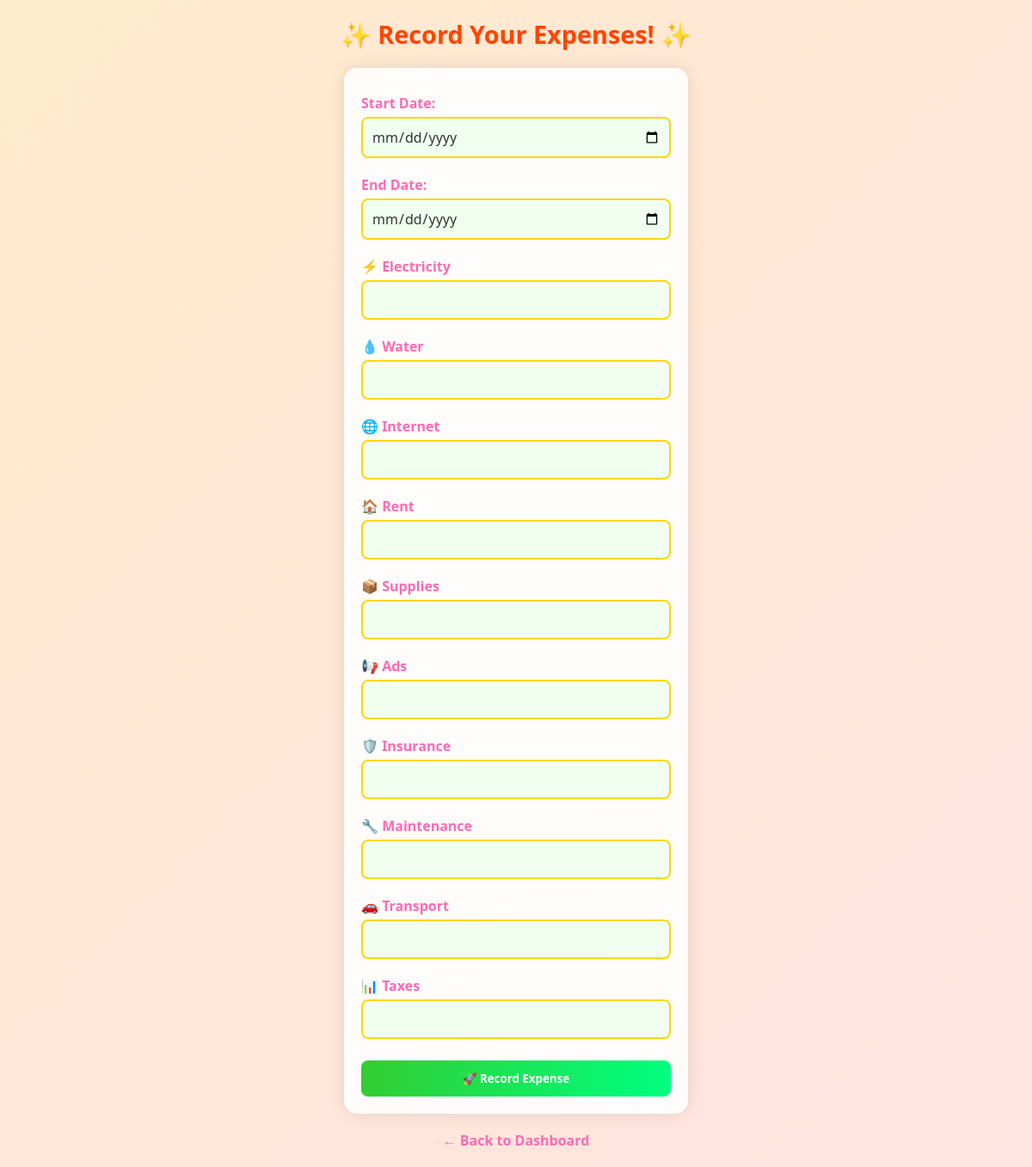
Before: /edit_expense/1 with the older database file.
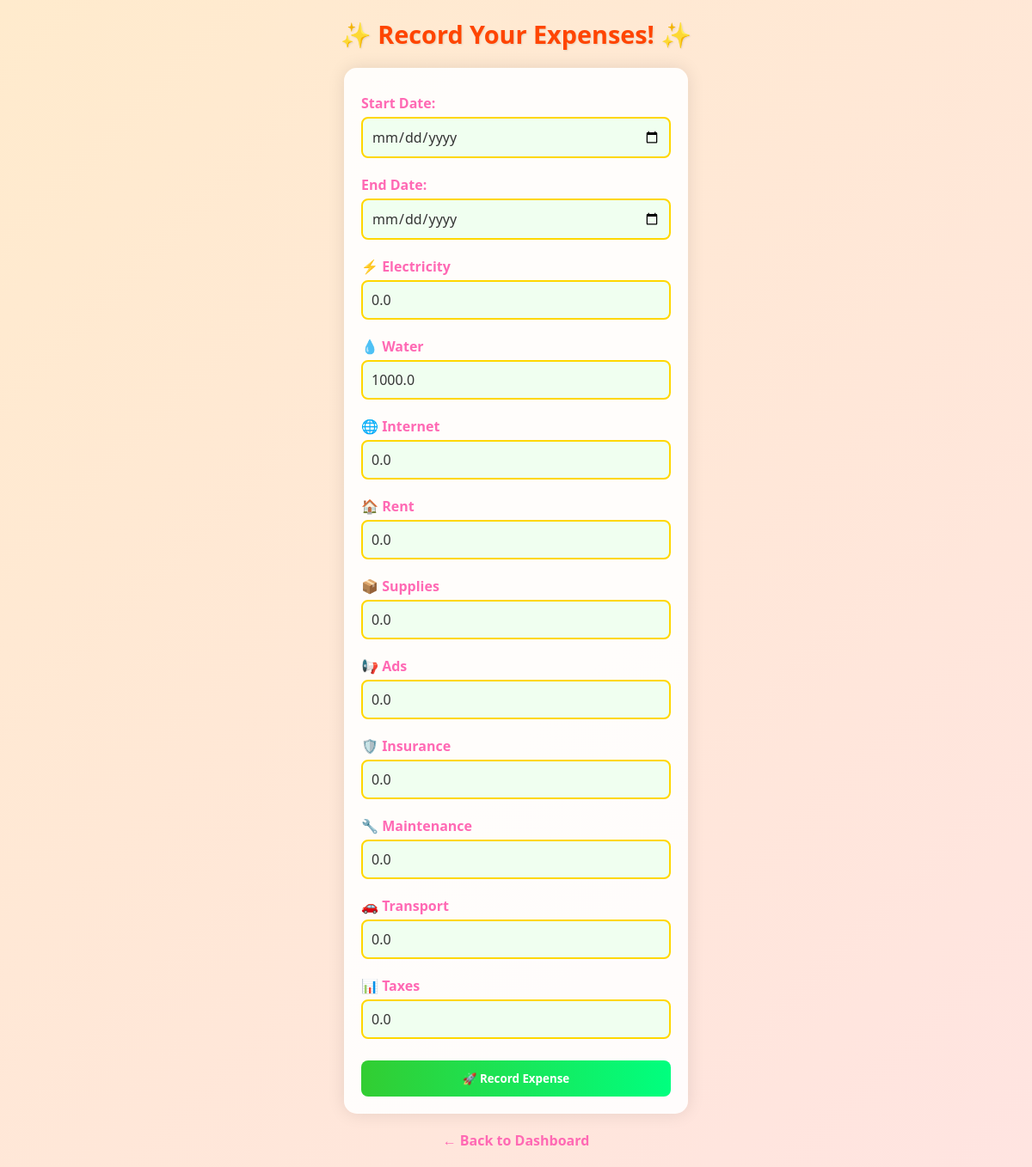
After: the same page with the newer database file.
### tables this page shows
CREATE TABLE expenses (
        id INTEGER PRIMARY KEY AUTOINCREMENT,
            start_date TEXT,
            end_date TEXT,
            salaries REAL,
            cost_of_good REAL,
            electricity REAL,
            water REAL,
            internet REAL,
            rent REAL,
            supplies REAL,
            ads REAL,
            insuarance REAL,
            maintanance REAL,
            transport REAL,
            taxes REAL,
            total_expenses REAL
      );

### app.py (the view, shortened to what this page needs)
@app.route('/edit_expense/<int:id>', methods=['POST', 'GET'])
def edit_expense(id):
    conn = sqlite3.connect('furniture.db')
    c = conn.cursor()
    c.execute('SELECT * FROM expenses WHERE id = ?', (id,))
    expense = c.fetchone()
    conn.close()
    return render_template('record_expense.html', expense=expense)

### templates/record_expense.html (shortened to what this page needs)
<!DOCTYPE html>
<html lang="en">
<head>
</head>
<body>
    <h2>✨ Record Your Expenses! ✨</h2>
    <form method="POST" action="{{ form_action }}">
        <label for="start_date">Start Date:</label>
        <input type="date" name="start_date" required>
        <label for="end_date">End Date:</label>
        <input type="date" name="end_date" required>
        <label for="electricity">⚡️ Electricity</label>
        <input type="number" name="electricity" id="electricity" value="{{ expense[4] if expense else '' }}" >
        <label for="water">💧 Water</label>
        <input type="number" name="water" id="water" value="{{ expense[5] if expense else '' }}" >
        <label for="internet">🌐 Internet</label>
        <input type="number" name="internet" id="internet" value="{{ expense[6] if expense else '' }}" >
        <label for="rent">🏠 Rent</label>
        <input type="number" name="rent" id="rent" value="{{ expense[7] if expense else '' }}" >
        <label for="supplies">📦 Supplies</label>
        <input type="number" name="supplies" id="supplies" value="{{ expense[8] if expense else '' }}" >
        <label for="ads">📢 Ads</label>
        <input type="number" name="ads" id="ads" value="{{ expense[9] if expense else '' }}">
        <label for="insuarance">🛡️ Insurance</label>
        <input type="number" name="insuarance" id="insuarance" value="{{ expense[10] if expense else '' }}" >
        <label for="maintanance">🔧 Maintenance</label>
        <input type="number" name="maintanance" id="maintanance" value="{{ expense[11] if expense else '' }}" >
        <label for="transport">🚗 Transport</label>
        <input type="number" name="transport" id="transport" value="{{ expense[12] if expense else '' }}" >
        <label for="taxes">📊 Taxes</label>
        <input type="number" name="taxes" id="taxes" value="{{ expense[13] if expense else '' }}" >
        <button type="submit">🚀 Record Expense</button>
    </form>
    <a href="/accounting">← Back to Dashboard</a>
</body>
</html>

Changed rows visible on the page:
added expenses: electricity "0.0", water "1000.0", internet "0.0", rent "0.0", supplies "0.0", ads "0.0", insuarance "0.0", maintanance "0.0", transport "0.0", taxes "0.0"
